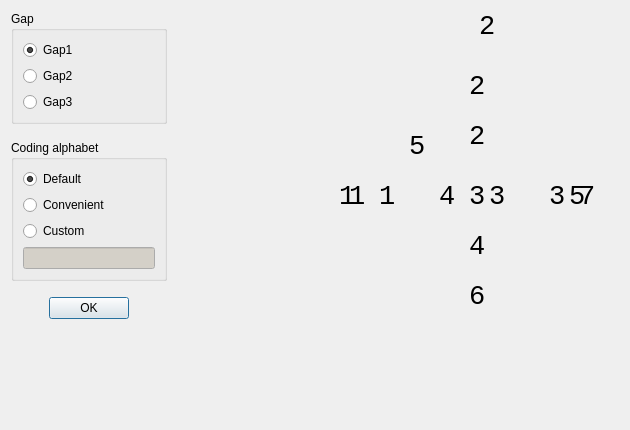
<?xml version="1.0" encoding="UTF-8"?>
<ui version="4.0">
 <class>dialogCoding</class>
 <widget class="QDialog" name="dialogCoding">
  <property name="geometry">
   <rect>
    <x>0</x>
    <y>0</y>
    <width>630</width>
    <height>430</height>
   </rect>
  </property>
  <property name="palette">
   <palette>
    <active>
     <colorrole role="Base">
      <brush brushstyle="SolidPattern">
       <color alpha="255">
        <red>255</red>
        <green>255</green>
        <blue>255</blue>
       </color>
      </brush>
     </colorrole>
    </active>
    <inactive>
     <colorrole role="Base">
      <brush brushstyle="SolidPattern">
       <color alpha="255">
        <red>255</red>
        <green>255</green>
        <blue>255</blue>
       </color>
      </brush>
     </colorrole>
    </inactive>
    <disabled>
     <colorrole role="Base">
      <brush brushstyle="SolidPattern">
       <color alpha="255">
        <red>212</red>
        <green>208</green>
        <blue>200</blue>
       </color>
      </brush>
     </colorrole>
    </disabled>
   </palette>
  </property>
  <property name="windowTitle">
   <string>Coding</string>
  </property>
  <property name="windowIcon">
   <iconset>
    <normaloff>../solitonIcon.png</normaloff>../solitonIcon.png</iconset>
  </property>
  <layout class="QGridLayout" name="gridLayout_2">
   <item row="0" column="10">
    <layout class="QHBoxLayout" name="horizontalLayout_2">
     <property name="spacing">
      <number>16</number>
     </property>
     <item>
      <layout class="QGridLayout" name="gridLayout">
       <item row="3" column="0">
        <layout class="QHBoxLayout" name="horizontalLayout">
         <item>
          <spacer name="horizontalSpacer">
           <property name="orientation">
            <enum>Qt::Horizontal</enum>
           </property>
           <property name="sizeHint" stdset="0">
            <size>
             <width>40</width>
             <height>20</height>
            </size>
           </property>
          </spacer>
         </item>
         <item>
          <widget class="QPushButton" name="buttonCodingOK">
           <property name="text">
            <string>OK</string>
           </property>
          </widget>
         </item>
         <item>
          <spacer name="horizontalSpacer_2">
           <property name="orientation">
            <enum>Qt::Horizontal</enum>
           </property>
           <property name="sizeHint" stdset="0">
            <size>
             <width>40</width>
             <height>20</height>
            </size>
           </property>
          </spacer>
         </item>
        </layout>
       </item>
       <item row="1" column="0">
        <widget class="QGroupBox" name="groupBox">
         <property name="title">
          <string>Coding alphabet</string>
         </property>
         <layout class="QGridLayout" name="gridLayout_4">
          <item row="0" column="0">
           <layout class="QGridLayout" name="gridLayout_3">
            <item row="3" column="0">
             <widget class="QRadioButton" name="radioCoding3">
              <property name="text">
               <string>Custom</string>
              </property>
             </widget>
            </item>
            <item row="1" column="0">
             <widget class="QRadioButton" name="radioCoding2">
              <property name="text">
               <string>Default</string>
              </property>
              <property name="checked">
               <bool>true</bool>
              </property>
             </widget>
            </item>
            <item row="4" column="0">
             <widget class="QLineEdit" name="editCode">
              <property name="enabled">
               <bool>false</bool>
              </property>
             </widget>
            </item>
            <item row="2" column="0">
             <widget class="QRadioButton" name="radioCoding1">
              <property name="text">
               <string>Convenient</string>
              </property>
              <property name="checked">
               <bool>false</bool>
              </property>
             </widget>
            </item>
           </layout>
          </item>
         </layout>
        </widget>
       </item>
       <item row="0" column="0">
        <widget class="QGroupBox" name="groupBox_2">
         <property name="title">
          <string>Gap</string>
         </property>
         <layout class="QGridLayout" name="gridLayout_6">
          <item row="0" column="0">
           <layout class="QGridLayout" name="gridLayout_5">
            <item row="1" column="0">
             <widget class="QRadioButton" name="radioGap2">
              <property name="text">
               <string>Gap2</string>
              </property>
             </widget>
            </item>
            <item row="0" column="0">
             <widget class="QRadioButton" name="radioGap1">
              <property name="text">
               <string>Gap1</string>
              </property>
              <property name="checked">
               <bool>true</bool>
              </property>
             </widget>
            </item>
            <item row="2" column="0">
             <widget class="QRadioButton" name="radioGap3">
              <property name="text">
               <string>Gap3</string>
              </property>
             </widget>
            </item>
           </layout>
          </item>
         </layout>
        </widget>
       </item>
       <item row="4" column="0">
        <spacer name="verticalSpacer_2">
         <property name="orientation">
          <enum>Qt::Vertical</enum>
         </property>
         <property name="sizeHint" stdset="0">
          <size>
           <width>20</width>
           <height>40</height>
          </size>
         </property>
        </spacer>
       </item>
      </layout>
     </item>
     <item>
      <layout class="QGridLayout" name="gridLayout_7">
       <item row="0" column="0">
        <layout class="QGridLayout" name="gridLayout_8">
         <item row="0" column="1">
          <widget class="QStackedWidget" name="stackedWidget">
           <property name="minimumSize">
            <size>
             <width>400</width>
             <height>400</height>
            </size>
           </property>
           <property name="maximumSize">
            <size>
             <width>400</width>
             <height>400</height>
            </size>
           </property>
           <property name="currentIndex">
            <number>0</number>
           </property>
           <widget class="QWidget" name="page">
            <widget class="QLabel" name="imageComponents">
             <property name="geometry">
              <rect>
               <x>0</x>
               <y>0</y>
               <width>400</width>
               <height>400</height>
              </rect>
             </property>
             <property name="minimumSize">
              <size>
               <width>0</width>
               <height>0</height>
              </size>
             </property>
             <property name="maximumSize">
              <size>
               <width>400</width>
               <height>400</height>
              </size>
             </property>
             <property name="text">
              <string/>
             </property>
             <property name="pixmap">
              <pixmap>../components3.png</pixmap>
             </property>
             <property name="scaledContents">
              <bool>true</bool>
             </property>
            </widget>
            <widget class="QLabel" name="label1Gap1">
             <property name="geometry">
              <rect>
               <x>160</x>
               <y>170</y>
               <width>61</width>
               <height>31</height>
              </rect>
             </property>
             <property name="font">
              <font>
               <family>Courier New</family>
               <pointsize>20</pointsize>
               <weight>50</weight>
               <bold>false</bold>
               <kerning>true</kerning>
              </font>
             </property>
             <property name="text">
              <string>1</string>
             </property>
             <property name="scaledContents">
              <bool>false</bool>
             </property>
            </widget>
            <widget class="QLabel" name="label2Gap1">
             <property name="geometry">
              <rect>
               <x>250</x>
               <y>110</y>
               <width>61</width>
               <height>31</height>
              </rect>
             </property>
             <property name="font">
              <font>
               <family>Courier New</family>
               <pointsize>20</pointsize>
               <weight>50</weight>
               <bold>false</bold>
               <kerning>true</kerning>
              </font>
             </property>
             <property name="text">
              <string>2</string>
             </property>
             <property name="scaledContents">
              <bool>false</bool>
             </property>
            </widget>
            <widget class="QLabel" name="label3Gap1">
             <property name="geometry">
              <rect>
               <x>330</x>
               <y>170</y>
               <width>61</width>
               <height>31</height>
              </rect>
             </property>
             <property name="font">
              <font>
               <family>Courier New</family>
               <pointsize>20</pointsize>
               <weight>50</weight>
               <bold>false</bold>
               <kerning>true</kerning>
              </font>
             </property>
             <property name="text">
              <string>3</string>
             </property>
             <property name="scaledContents">
              <bool>false</bool>
             </property>
            </widget>
            <widget class="QLabel" name="label1Gap2">
             <property name="geometry">
              <rect>
               <x>130</x>
               <y>170</y>
               <width>61</width>
               <height>31</height>
              </rect>
             </property>
             <property name="font">
              <font>
               <family>Courier New</family>
               <pointsize>20</pointsize>
               <weight>50</weight>
               <bold>false</bold>
               <kerning>true</kerning>
              </font>
             </property>
             <property name="text">
              <string>1</string>
             </property>
             <property name="scaledContents">
              <bool>false</bool>
             </property>
            </widget>
            <widget class="QLabel" name="label2Gap2">
             <property name="geometry">
              <rect>
               <x>250</x>
               <y>60</y>
               <width>61</width>
               <height>31</height>
              </rect>
             </property>
             <property name="font">
              <font>
               <family>Courier New</family>
               <pointsize>20</pointsize>
               <weight>50</weight>
               <bold>false</bold>
               <kerning>true</kerning>
              </font>
             </property>
             <property name="text">
              <string>2</string>
             </property>
             <property name="scaledContents">
              <bool>false</bool>
             </property>
            </widget>
            <widget class="QLabel" name="label3Gap2">
             <property name="geometry">
              <rect>
               <x>250</x>
               <y>170</y>
               <width>61</width>
               <height>31</height>
              </rect>
             </property>
             <property name="font">
              <font>
               <family>Courier New</family>
               <pointsize>20</pointsize>
               <weight>50</weight>
               <bold>false</bold>
               <kerning>true</kerning>
              </font>
             </property>
             <property name="text">
              <string>3</string>
             </property>
             <property name="scaledContents">
              <bool>false</bool>
             </property>
            </widget>
            <widget class="QLabel" name="label4Gap2">
             <property name="geometry">
              <rect>
               <x>250</x>
               <y>220</y>
               <width>61</width>
               <height>31</height>
              </rect>
             </property>
             <property name="font">
              <font>
               <family>Courier New</family>
               <pointsize>20</pointsize>
               <weight>50</weight>
               <bold>false</bold>
               <kerning>true</kerning>
              </font>
             </property>
             <property name="text">
              <string>4</string>
             </property>
             <property name="scaledContents">
              <bool>false</bool>
             </property>
            </widget>
            <widget class="QLabel" name="label5Gap2">
             <property name="geometry">
              <rect>
               <x>350</x>
               <y>170</y>
               <width>61</width>
               <height>31</height>
              </rect>
             </property>
             <property name="font">
              <font>
               <family>Courier New</family>
               <pointsize>20</pointsize>
               <weight>50</weight>
               <bold>false</bold>
               <kerning>true</kerning>
              </font>
             </property>
             <property name="text">
              <string>5</string>
             </property>
             <property name="scaledContents">
              <bool>false</bool>
             </property>
            </widget>
            <widget class="QLabel" name="label1Gap3">
             <property name="geometry">
              <rect>
               <x>120</x>
               <y>170</y>
               <width>61</width>
               <height>31</height>
              </rect>
             </property>
             <property name="font">
              <font>
               <family>Courier New</family>
               <pointsize>20</pointsize>
               <weight>50</weight>
               <bold>false</bold>
               <kerning>true</kerning>
              </font>
             </property>
             <property name="text">
              <string>1</string>
             </property>
             <property name="scaledContents">
              <bool>false</bool>
             </property>
            </widget>
            <widget class="QLabel" name="label2Gap3">
             <property name="geometry">
              <rect>
               <x>260</x>
               <y>0</y>
               <width>61</width>
               <height>31</height>
              </rect>
             </property>
             <property name="font">
              <font>
               <family>Courier New</family>
               <pointsize>20</pointsize>
               <weight>50</weight>
               <bold>false</bold>
               <kerning>true</kerning>
              </font>
             </property>
             <property name="text">
              <string>2</string>
             </property>
             <property name="scaledContents">
              <bool>false</bool>
             </property>
            </widget>
            <widget class="QLabel" name="label3Gap3">
             <property name="geometry">
              <rect>
               <x>270</x>
               <y>170</y>
               <width>61</width>
               <height>31</height>
              </rect>
             </property>
             <property name="font">
              <font>
               <family>Courier New</family>
               <pointsize>20</pointsize>
               <weight>50</weight>
               <bold>false</bold>
               <kerning>true</kerning>
              </font>
             </property>
             <property name="text">
              <string>3</string>
             </property>
             <property name="scaledContents">
              <bool>false</bool>
             </property>
            </widget>
            <widget class="QLabel" name="label4Gap3">
             <property name="geometry">
              <rect>
               <x>220</x>
               <y>170</y>
               <width>61</width>
               <height>31</height>
              </rect>
             </property>
             <property name="font">
              <font>
               <family>Courier New</family>
               <pointsize>20</pointsize>
               <weight>50</weight>
               <bold>false</bold>
               <kerning>true</kerning>
              </font>
             </property>
             <property name="text">
              <string>4</string>
             </property>
             <property name="scaledContents">
              <bool>false</bool>
             </property>
            </widget>
            <widget class="QLabel" name="label5Gap3">
             <property name="geometry">
              <rect>
               <x>190</x>
               <y>120</y>
               <width>61</width>
               <height>31</height>
              </rect>
             </property>
             <property name="font">
              <font>
               <family>Courier New</family>
               <pointsize>20</pointsize>
               <weight>50</weight>
               <bold>false</bold>
               <kerning>true</kerning>
              </font>
             </property>
             <property name="text">
              <string>5</string>
             </property>
             <property name="scaledContents">
              <bool>false</bool>
             </property>
            </widget>
            <widget class="QLabel" name="label6Gap3">
             <property name="geometry">
              <rect>
               <x>250</x>
               <y>270</y>
               <width>61</width>
               <height>31</height>
              </rect>
             </property>
             <property name="font">
              <font>
               <family>Courier New</family>
               <pointsize>20</pointsize>
               <weight>50</weight>
               <bold>false</bold>
               <kerning>true</kerning>
              </font>
             </property>
             <property name="text">
              <string>6</string>
             </property>
             <property name="scaledContents">
              <bool>false</bool>
             </property>
            </widget>
            <widget class="QLabel" name="label7Gap3">
             <property name="geometry">
              <rect>
               <x>360</x>
               <y>170</y>
               <width>61</width>
               <height>31</height>
              </rect>
             </property>
             <property name="font">
              <font>
               <family>Courier New</family>
               <pointsize>20</pointsize>
               <weight>50</weight>
               <bold>false</bold>
               <kerning>true</kerning>
              </font>
             </property>
             <property name="text">
              <string>7</string>
             </property>
             <property name="scaledContents">
              <bool>false</bool>
             </property>
            </widget>
           </widget>
           <widget class="QWidget" name="page_2"/>
          </widget>
         </item>
         <item row="1" column="1">
          <spacer name="verticalSpacer">
           <property name="orientation">
            <enum>Qt::Vertical</enum>
           </property>
           <property name="sizeHint" stdset="0">
            <size>
             <width>20</width>
             <height>40</height>
            </size>
           </property>
          </spacer>
         </item>
         <item row="0" column="0">
          <spacer name="horizontalSpacer_3">
           <property name="orientation">
            <enum>Qt::Horizontal</enum>
           </property>
           <property name="sizeHint" stdset="0">
            <size>
             <width>40</width>
             <height>20</height>
            </size>
           </property>
          </spacer>
         </item>
        </layout>
       </item>
      </layout>
     </item>
    </layout>
   </item>
  </layout>
 </widget>
 <resources/>
 <connections/>
</ui>
